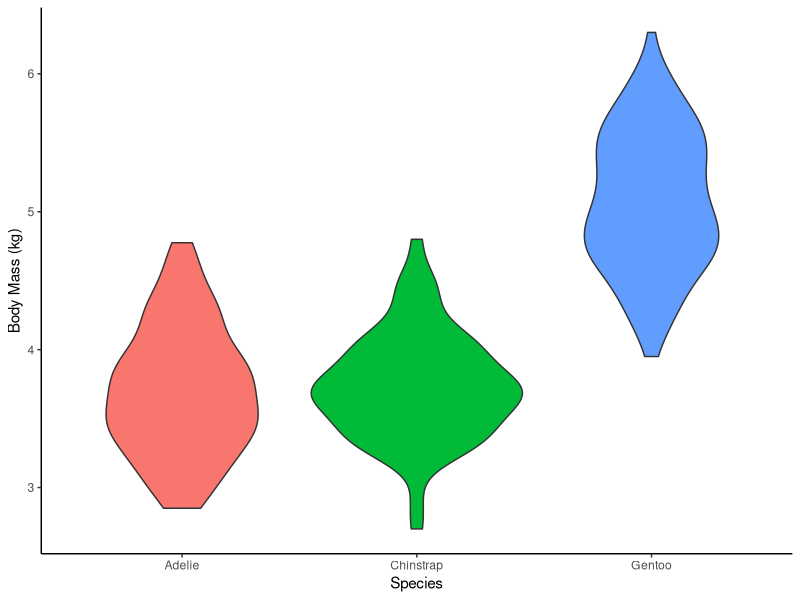

Write the R code that produced this figure.
## ---- chunk 1
knitr::opts_chunk$set(echo = TRUE)

library(tidyverse)
library(palmerpenguins)

## ---- chunk 2
ggplot(penguins, aes(x = species, y = body_mass_g / 1000)) +
  geom_violin(aes(fill = species), show.legend = F) +
  theme_classic() +
  labs(x = "Species", y = "Body Mass (kg)")
